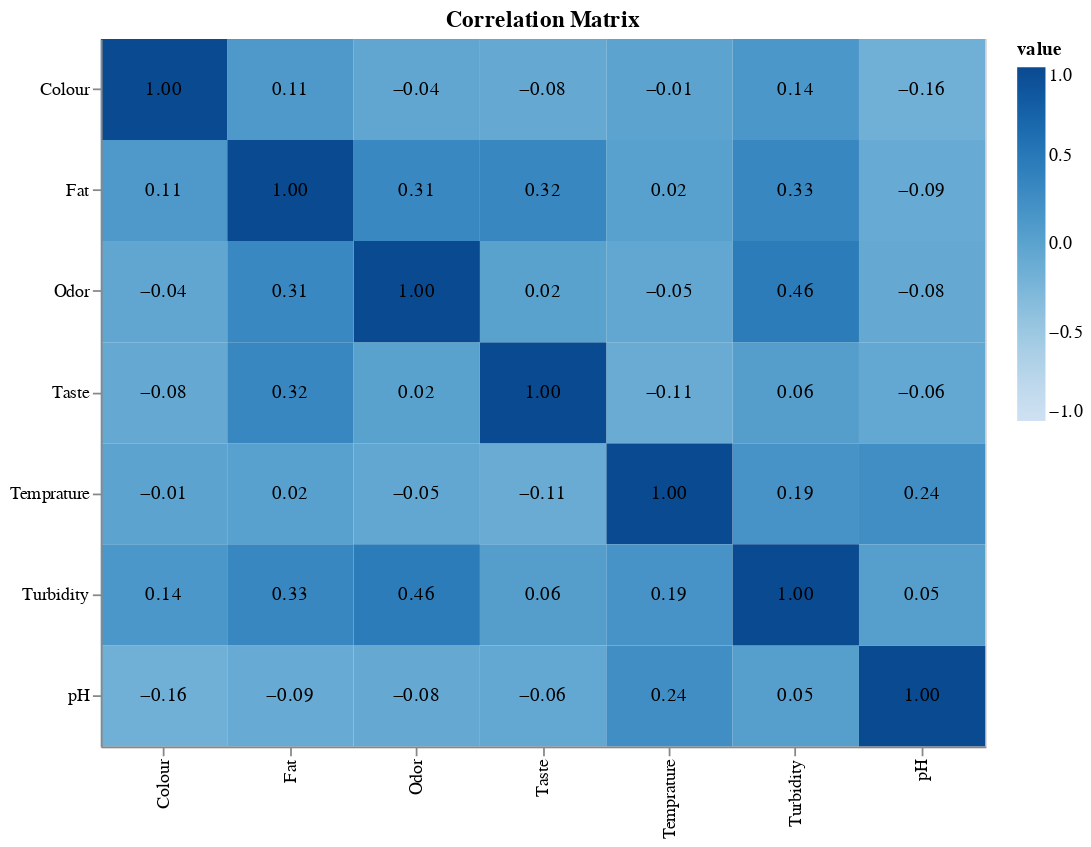

This figure's notebook cell:
### Markdown cell above
## 4. Bivariate Analysis

### Code cell
# Correlation matrix
correlation_matrix = data.corr().reset_index().melt('index')


# Create the heatmap
heatmap = alt.Chart(correlation_matrix).mark_rect().encode(
    x=alt.X('index:O', title=None),
    y=alt.Y('variable:O', title=None),
    color=alt.Color('value:Q', scale=alt.Scale(scheme='blues', domain=(-1, 1))),
    tooltip=[
        alt.Tooltip('index:O', title='Variable 1'),
        alt.Tooltip('variable:O', title='Variable 2'),
        alt.Tooltip('value:Q', title='Correlation')
    ]
).properties(
    width=500,
    height=400,
    title='Correlation Matrix'
)

# Create text annotations
text = alt.Chart(correlation_matrix).mark_text().encode(
    x='index:O',
    y='variable:O',
    text=alt.Text('value:Q', format=".2f"),  # Format the correlation values to two decimal places
    color=alt.value('black')  # Set the text color; change as needed for visibility
)

# Layer heatmap and text
final_chart = alt.layer(heatmap, text).properties(
    title='Correlation Matrix'
)

# Display the chart
final_chart

### Figure 1 — Vega-Lite specification as saved in the notebook (floating-point values rounded to 4 significant figures)
{"config": {"view": {"continuousWidth": 300, "continuousHeight": 300}}, "layer": [{"mark": {"type": "rect"}, "encoding": {"color": {"field": "value", "scale": {"domain": [-1, 1], "scheme": "blues"}, "type": "quantitative"}, "tooltip": [{"field": "index", "title": "Variable 1", "type": "ordinal"}, {"field": "variable", "title": "Variable 2", "type": "ordinal"}, {"field": "value", "title": "Correlation", "type": "quantitative"}], "x": {"field": "index", "title": null, "type": "ordinal"}, "y": {"field": "variable", "title": null, "type": "ordinal"}}, "title": "Correlation Matrix"}, {"mark": {"type": "text"}, "encoding": {"color": {"value": "black"}, "text": {"field": "value", "format": ".2f", "type": "quantitative"}, "x": {"field": "index", "type": "ordinal"}, "y": {"field": "variable", "type": "ordinal"}}}], "data": {"name": "data-d71da04f1c7ffd2427dbdad91b55c442"}, "height": 400, "title": "Correlation Matrix", "width": 500, "$schema": "https://vega.github.io/schema/vega-lite/v5.16.3.json", "datasets": {"data-d71da04f1c7ffd2427dbdad91b55c442": [{"index": "pH", "variable": "pH", "value": 1.0}, {"index": "Temprature", "variable": "pH", "value": 0.2447}, {"index": "Taste", "variable": "pH", "value": -0.06405}, {"index": "Odor", "variable": "pH", "value": -0.08133}, {"index": "Fat ", "variable": "pH", "value": -0.09343}, {"index": "Turbidity", "variable": "pH", "value": 0.04838}, {"index": "Colour", "variable": "pH", "value": -0.1646}, {"index": "pH", "variable": "Temprature", "value": 0.2447}, {"index": "Temprature", "variable": "Temprature", "value": 1.0}, {"index": "Taste", "variable": "Temprature", "value": -0.1098}, {"index": "Odor", "variable": "Temprature", "value": -0.04887}, {"index": "Fat ", "variable": "Temprature", "value": 0.02407}, {"index": "Turbidity", "variable": "Temprature", "value": 0.1851}, {"index": "Colour", "variable": "Temprature", "value": -0.008511}, {"index": "pH", "variable": "Taste", "value": -0.06405}, {"index": "Temprature", "variable": "Taste", "value": -0.1098}, {"index": "Taste", "variable": "Taste", "value": 1.0}, {"index": "Odor", "variable": "Taste", "value": 0.01758}, {"index": "Fat ", "variable": "Taste", "value": 0.3241}, {"index": "Turbidity", "variable": "Taste", "value": 0.05575}, {"index": "Colour", "variable": "Taste", "value": -0.08265}, {"index": "pH", "variable": "Odor", "value": -0.08133}, {"index": "Temprature", "variable": "Odor", "value": -0.04887}, {"index": "Taste", "variable": "Odor", "value": 0.01758}, {"index": "Odor", "variable": "Odor", "value": 1.0}, {"index": "Fat ", "variable": "Odor", "value": 0.3145}, {"index": "Turbidity", "variable": "Odor", "value": 0.4579}, {"index": "Colour", "variable": "Odor", "value": -0.03936}, {"index": "pH", "variable": "Fat ", "value": -0.09343}, {"index": "Temprature", "variable": "Fat ", "value": 0.02407}, {"index": "Taste", "variable": "Fat ", "value": 0.3241}, {"index": "Odor", "variable": "Fat ", "value": 0.3145}, {"index": "Fat ", "variable": "Fat ", "value": 1.0}, {"index": "Turbidity", "variable": "Fat ", "value": 0.3293}, {"index": "Colour", "variable": "Fat ", "value": 0.1142}, {"index": "pH", "variable": "Turbidity", "value": 0.04838}, {"index": "Temprature", "variable": "Turbidity", "value": 0.1851}, {"index": "Taste", "variable": "Turbidity", "value": 0.05575}, {"index": "Odor", "variable": "Turbidity", "value": 0.4579}, {"index": "Fat ", "variable": "Turbidity", "value": 0.3293}, {"index": "Turbidity", "variable": "Turbidity", "value": 1.0}, {"index": "Colour", "variable": "Turbidity", "value": 0.1364}, {"index": "pH", "variable": "Colour", "value": -0.1646}, {"index": "Temprature", "variable": "Colour", "value": -0.008511}, {"index": "Taste", "variable": "Colour", "value": -0.08265}, {"index": "Odor", "variable": "Colour", "value": -0.03936}, {"index": "Fat ", "variable": "Colour", "value": 0.1142}, {"index": "Turbidity", "variable": "Colour", "value": 0.1364}, {"index": "Colour", "variable": "Colour", "value": 1.0}]}}
